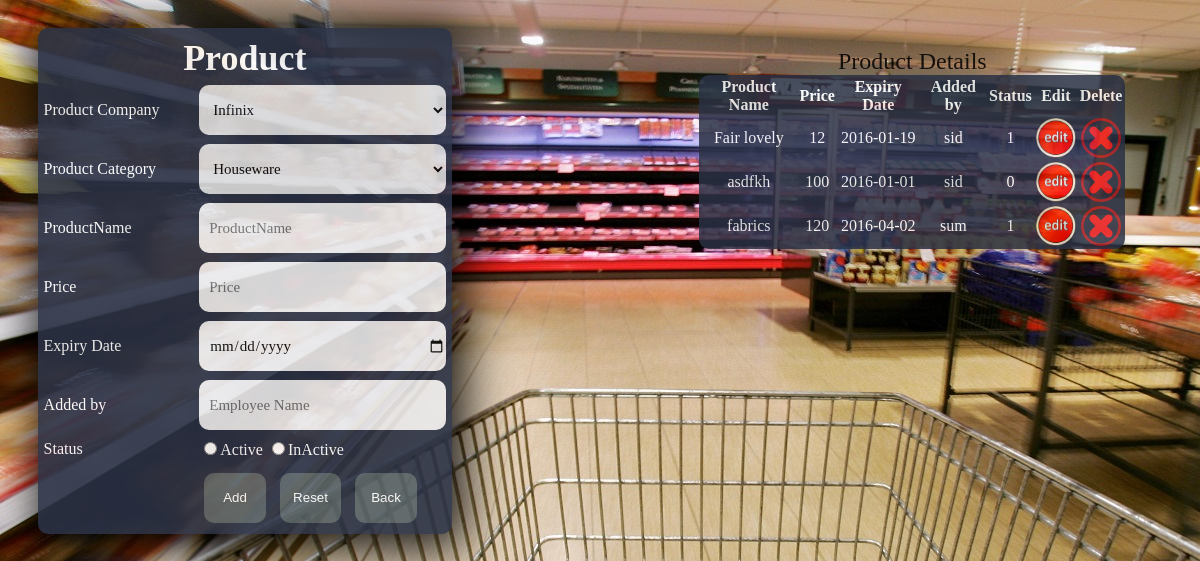
The page /product.php (signed in) on the database its author committed.
### tables this page shows
CREATE TABLE `product` (
  `pd_id` int(11) NOT NULL AUTO_INCREMENT,
  `comp_id` int(11) DEFAULT NULL,
  `cat_id` int(11) DEFAULT NULL,
  `pd_name` varchar(255) DEFAULT NULL,
  `pd_expiry` date DEFAULT NULL,
  `pd_price` int(11) DEFAULT NULL,
  `pd_active` int(11) DEFAULT NULL,
  `pd_empusername` varchar(255) DEFAULT NULL,
  PRIMARY KEY (`pd_id`),
  KEY `comp_id` (`comp_id`),
  KEY `cat_id` (`cat_id`),
  CONSTRAINT `product_ibfk_1` FOREIGN KEY (`comp_id`) REFERENCES `company` (`comp_id`),
  CONSTRAINT `product_ibfk_2` FOREIGN KEY (`cat_id`) REFERENCES `category` (`cat_id`)
);

### product.php (the view, shortened to what this page needs)
<html>
	<head>
		<link rel="stylesheet" type="text/css" href="product.css">
	</head>
	<body>
		<?php
	echo "<div id='div1'><table border='0' id='fom1' >
  <caption><font size='5' color='black'>Product Details</font></caption>
	 <tr>
	 <th>Product Name</th>
	 <th>Price</th>
	 <th>Expiry Date</th>
	 <th>Added by</th>
	 <th>Status</th>
	 <th>Edit</th>
	 <th>Delete</th>
     </tr>";
 $con=mysqli_connect("localhost","root","","ishopmangementsystem");
 $sql="select * from product";
 $res=$con->query($sql);
 while($row=$res->fetch_assoc())
 {
   echo "<tr><td><center>".$row["pd_name"]."</center></td><td><center>".$row['pd_price'].
   "</center></td><td><center>".$row['pd_expiry']."</center></td><td><center>".
   $row['pd_empusername']."</center></td><td><center>".$row['pd_active']."</center></td>";
   echo "<td><center><a href='edit_product.php?eid=".$row["pd_id"]."'><img src='edit.png' height='40px' width='40px'></a></center></td>";
   echo "<td><center><a href='product.php?did=".$row["pd_id"]."'><img src='del.png' width='40px' height='40px'></a></center></td></tr>";
 }
 echo "</table></div>";
?>
<div>
		<form action="product.php" method="POST" id="div2">
			<table border="0" cellspacing="3" cellpadding="3" width="100%">
        <th colspan="2" id="txt">Product</th>
				<tr>
				  <td>Product Company</td>
          <td><select id="company_name" name="company" class="inpt">
      			    <?php
      		         $con=mysqli_connect("localhost","root","","ishopmangementsystem");
                       $sql="select distinct (comp_name) from company";
      		         $res=$con->query($sql);
      		         while($row=$res->fetch_assoc())
      		         {
      		           echo "<option>".$row['comp_name']."</option>";
      		         }
                      ?>
      				</select>
          </td>
        </tr>
        <tr>
          <td>Product Category</td>
				  <td><select id="product_category" name="category" class="inpt">
        				<?php
        		         $con=mysqli_connect("localhost","root","","ishopmangementsystem");
                         $sql="select distinct (cat_name) from category";
        		         $res=$con->query($sql);
        		         while($row=$res->fetch_assoc())
        		         {
        		           echo "<option>".$row['cat_name']."</option>";
        		         }
                        ?>
        				</select>
          </td>
         </tr>
         <tr>
            <td>ProductName</td>
            <td><input type="text" name="name" placeholder="ProductName" class="inpt" id="proname"></td>
          </tr>
        <tr>
				  <td>Price</td>
          <td><input type="text" name="price" placeholder="Price" class="inpt" id="price"></td>
        </tr>
        <tr>
          <td>Expiry Date</td>
          <td><input type="Date" name="date"  class="inpt" id="date"></td>
        </tr>
        <tr>
            <td>Added by</td>
            <td><input type="text" name="empname" placeholder="Employee Name" class="inpt" id="isbn"></td>
        </tr>
        <tr>
				    <td>Status</td>
            <td><input type="radio" name="status" value="1" id="active" >Active
				        <input type="radio" name="status" value="0" id="inactive" >InActive
            </td>
        </tr>
        <tr>
            <td></td>
            <td>
        				<input type="submit" value="Add" name="add"  id="add" class="btn">
        				<input type="reset" value="Reset" name="reset"  id="Reset" class="btn">
        				<input type="submit" value="Back" name="back"  id="back" class="btn">
      		 </td>
        </tr>
  	</form>
	  </div>
</body>
</html>

### product.css (style rules this page uses)
body { background: url('product.jpg') }
#div1 { margin-top: 20px; float:right; width:40%; height:auto; margin-right:5% ; }
#div2 { float:left; margin-left:2.5%; margin-top:20px; width:35%; height: auto; background: rgb(42,49,68); opacity: 0.9; border-radius: 10px; box-shadow: 5px 8px 50px 8px black; transition: 0.9s ease-in-out; font-family: "Comic Sans MS"; size:20px; color: white; }
.inpt { width: 100%; height:50px; border: none; border-radius: 10px; padding-left: 10px; font-size: 15px; font-family: "Comic Sans MS"; opacity: 0.9; }
.btn { color: white; width: 25%; height: 50px; border: none; margin:2%; border-radius: 10px; text-align: center; background: rgb(86,97,102); cursor: pointer; }
table { color:white; }
#fom1 { float:left; margin-top: 20px; width:90%; height:auto; margin-left: 40px; font-family: "Comic Sans MS"; background: rgb(42,49,68); border-radius: 10px; color:white; opacity: 0.85; }
#txt { color:white; font-size: 36px; position: relative; top:3px; font-family: "Monotype Corsiva"; transition: 0.9s ease-in-out; }

### rows shown on the page
product: pd_name "Fair lovely", pd_price "12", pd_expiry "2016-01-19", pd_empusername "sid", pd_active "1"
product: pd_name "asdfkh", pd_price "100", pd_expiry "2016-01-01", pd_empusername "sid", pd_active "0"
product: pd_name "fabrics", pd_price "120", pd_expiry "2016-04-02", pd_empusername "sum", pd_active "1"

### other values the page prints
form field company "Infinix"
form field category "Houseware"
